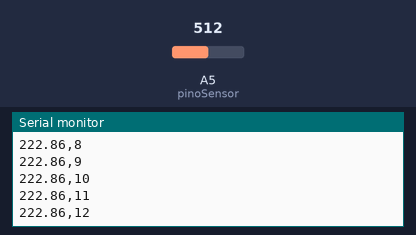
Recording of a sketch running on a simulated Arduino Uno, built with avr-gcc and run on an emulated ATmega328P. Shown: the last lines printed to the serial monitor. The inputs (shaded band) are chosen by the test bench; at power-on: A5 (pinoSensor) = 512.

Above: at 1.2 s.
1.3 s: A5 (pinoSensor) set to 716
At 1.31 s:
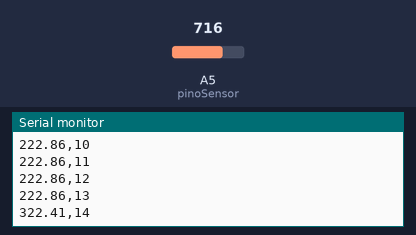
2.8 s: A5 (pinoSensor) set to 900
At 2.83 s:
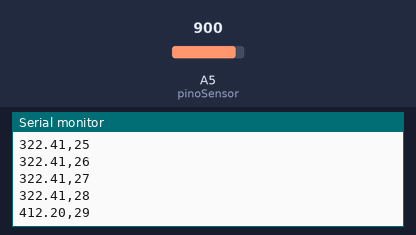
Timing chart, 0 to 5.8 s (numbered marks = the images above; inputs shaded):
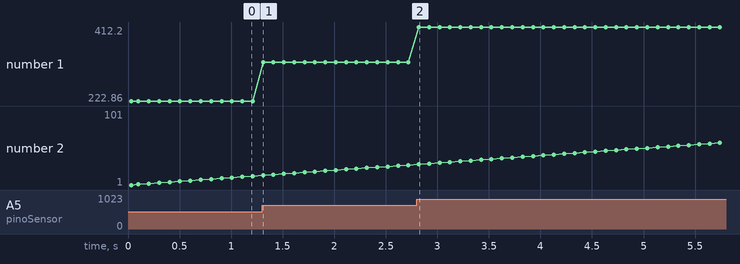

The sketch:

SensorLM35_negativo.ino
```cpp
int pinoSensor = 5; // Saida do sensor na A0.
int valorLido = 0; //Variável auxiliar.
float temperatura = 0; //Variável que armazenará a temperatura lida
int linha =0; //variavel que se refere as linhas do excel

void setup() {//Função que será executada uma
Serial.begin(9600); //Inicia a comunicação serial a 9600 bauds.
Serial.println("CLEARDATA"); //reset comunicação serial
Serial.println("Temperatura, linha"); //nomeia a coluna
}
void loop() {//Função que será executada continuamente.
valorLido = analogRead(pinoSensor);//Leitura analógica da porta A0
temperatura = (valorLido * 0.00488);// 5 volts/ 1023 = 0,0048 precisão do A/D
temperatura = temperatura * 100;// converte milivolts para celsius - cada 10mV == 1 grau C
temperatura = temperatura - 27;
linha++;//incrementa linha para que a leitura pule linha
Serial.print(temperatura);
Serial.print(",");
Serial.println(linha);

if(linha > 100)// loop para limitar a qte de dados
{
linha = 0;
Serial.println("ROW, SET,2");//alimentação das linhas sempre com os dados iniciados
}
delay(100); //Tempo 5 seg para realizar outra leitura.
}
```

Measured:
- after the input at 1.3 s, the serial monitor: prints a new line at once (image 1)
- plotted number 1: 222.86 → 322.41 after the input at 1.3 s
